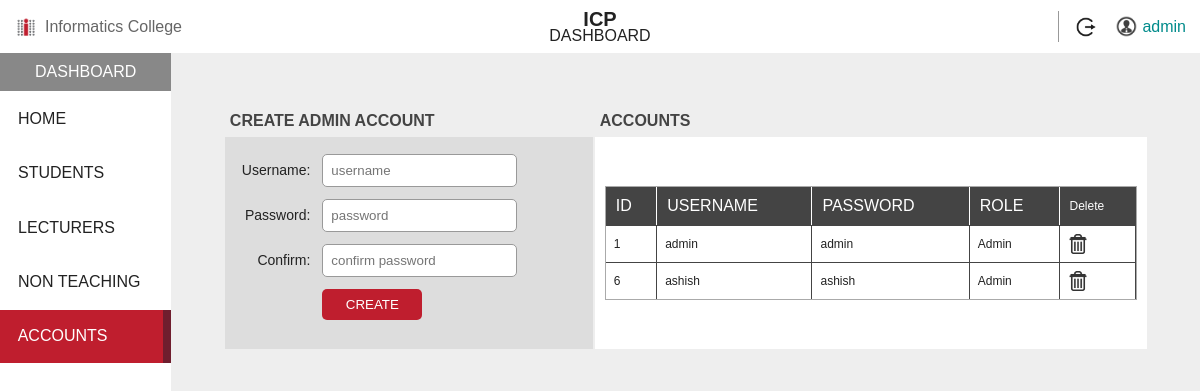
The app's page /rte_admin/accounts.php (signed in) with its own data.
### tables this page shows
CREATE TABLE `rte_admins` (
  `admin_ID` int(10) NOT NULL,
  `Username` varchar(50) NOT NULL,
  `Password` varchar(50) NOT NULL,
  `Role` varchar(50) DEFAULT 'Admin'
);

### fetchers/getAccounts.php (the view, shortened to what this page needs)
<?php
  global $con;
  $query = "SELECT * FROM rte_admins";
  $run = mysqli_query($con,$query);
  $row_num = mysqli_num_rows($run) or die("Error data fetching.");
  if($row_num>0){
    while($row = mysqli_fetch_assoc($run)){
      $id = $row["admin_ID"];
      $username = $row["Username"];
      $password = $row["Password"];
      $role = $row["Role"];
      echo "<tr>
      <td style='font-size:12px;padding:8px;border-right:1px solid #444; border-top:1px solid #444;'>$id</td>
      <td style='font-size:12px;padding:8px;border-right:1px solid #444; border-top:1px solid #444;'>$username</td>
      <td style='font-size:12px;padding:8px;border-right:1px solid #444; border-top:1px solid #444;'>$password</td>
      <td style='font-size:12px;padding:8px;border-right:1px solid #444; border-top:1px solid #444;'>$role</td>
      <td style='font-size:12px;padding:8px;border-right:1px solid #444; border-top:1px solid #444;'>
      <a href='../fetchers/delAccount.php?id=".$id."'><img style='width:20px;' src='../assets/delete.png'/></a></td>
      </tr>";
    }
  }
  else{
  echo "Please add students.";
  }
?>

### style/dashboard_main.css (style rules this page uses)
body { margin:0px; padding:0px; font-family: sans-serif; color:#bf1e2e; }
.wrap a { color: #FFF; list-style: none; text-decoration: none; }

### style/login_main.css (style rules this page uses)
body { margin:0px; padding:0px; font-family: sans-serif; color:#222; }

### records on screen
rte_admins: admin_ID "1", Username "admin", Password "admin", Role "Admin"
rte_admins: admin_ID "6", Username "ashish", Password "ashish", Role "Admin"

### other values on screen
$user "admin"
